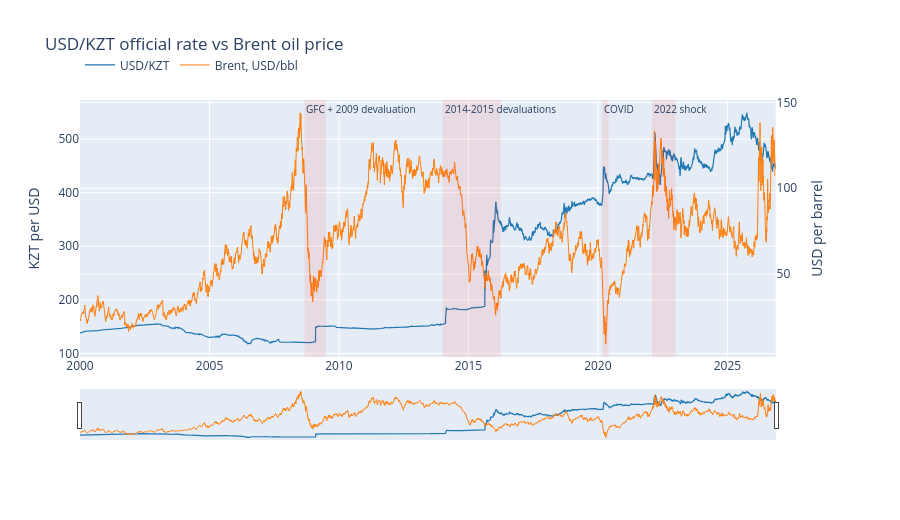

Notebook code for this chart:
### Markdown cell above
## 6. Visual overview

### 6.1 Interactive: USD/KZT and Brent (daily)

Use the range slider below the chart to zoom into a period; shaded areas are crisis windows.

### Code cell
fig = make_subplots(specs=[[{"secondary_y": True}]])
fig.add_trace(go.Scatter(x=fx.index, y=fx, name="USD/KZT", line=dict(color="#1f77b4", width=1.2)),
              secondary_y=False)
fig.add_trace(go.Scatter(x=brent.index, y=brent, name="Brent, USD/bbl", line=dict(color="#ff7f0e", width=1)),
              secondary_y=True)
for start, end, name in CRISIS_WINDOWS:
    fig.add_vrect(x0=start, x1=end, fillcolor="red", opacity=0.08, line_width=0,
                  annotation_text=name, annotation_position="top left", annotation_font_size=10)
fig.update_layout(
    title="USD/KZT official rate vs Brent oil price",
    height=520, hovermode="x unified", legend=dict(orientation="h", y=1.08),
    xaxis=dict(rangeslider=dict(visible=True), type="date"),
)
fig.update_yaxes(title_text="KZT per USD", secondary_y=False)
fig.update_yaxes(title_text="USD per barrel", secondary_y=True)
fig.show()

### Figure 1 — Plotly figure (JSON) as saved in the notebook; plotly's stock layout.template omitted (floating-point values rounded to 4 significant figures; data arrays with more than 128 entries replaced by an {"elided": "..."} marker saying what was removed)
{"data": [{"line": {"color": "#1f77b4", "width": 1.2}, "name": "USD/KZT", "type": "scatter", "x": {"elided": "9758 str values"}, "xaxis": "x", "y": {"elided": "9758 float values"}, "yaxis": "y"}, {"line": {"color": "#ff7f0e", "width": 1}, "name": "Brent, USD/bbl", "type": "scatter", "x": {"elided": "6501 str values"}, "xaxis": "x", "y": {"elided": "6501 float values"}, "yaxis": "y2"}], "layout": {"annotations": [{"font": {"size": 10}, "showarrow": false, "text": "GFC + 2009 devaluation", "x": "2008-09-01", "xanchor": "left", "xref": "x", "y": 1, "yanchor": "top", "yref": "y domain"}, {"font": {"size": 10}, "showarrow": false, "text": "2014-2015 devaluations", "x": "2014-01-01", "xanchor": "left", "xref": "x", "y": 1, "yanchor": "top", "yref": "y domain"}, {"font": {"size": 10}, "showarrow": false, "text": "COVID", "x": "2020-03-01", "xanchor": "left", "xref": "x", "y": 1, "yanchor": "top", "yref": "y domain"}, {"font": {"size": 10}, "showarrow": false, "text": "2022 shock", "x": "2022-02-01", "xanchor": "left", "xref": "x", "y": 1, "yanchor": "top", "yref": "y domain"}], "height": 520, "hovermode": "x unified", "legend": {"orientation": "h", "y": 1.08}, "shapes": [{"fillcolor": "red", "line": {"width": 0}, "opacity": 0.08, "type": "rect", "x0": "2008-09-01", "x1": "2009-06-30", "xref": "x", "y0": 0, "y1": 1, "yref": "y domain"}, {"fillcolor": "red", "line": {"width": 0}, "opacity": 0.08, "type": "rect", "x0": "2014-01-01", "x1": "2016-03-31", "xref": "x", "y0": 0, "y1": 1, "yref": "y domain"}, {"fillcolor": "red", "line": {"width": 0}, "opacity": 0.08, "type": "rect", "x0": "2020-03-01", "x1": "2020-05-31", "xref": "x", "y0": 0, "y1": 1, "yref": "y domain"}, {"fillcolor": "red", "line": {"width": 0}, "opacity": 0.08, "type": "rect", "x0": "2022-02-01", "x1": "2022-12-31", "xref": "x", "y0": 0, "y1": 1, "yref": "y domain"}], "title": {"text": "USD/KZT official rate vs Brent oil price"}, "xaxis": {"anchor": "y", "domain": [0.0, 0.94], "rangeslider": {"visible": true}, "type": "date"}, "yaxis": {"anchor": "x", "domain": [0.0, 1.0], "title": {"text": "KZT per USD"}}, "yaxis2": {"anchor": "x", "overlaying": "y", "side": "right", "title": {"text": "USD per barrel"}}}}
